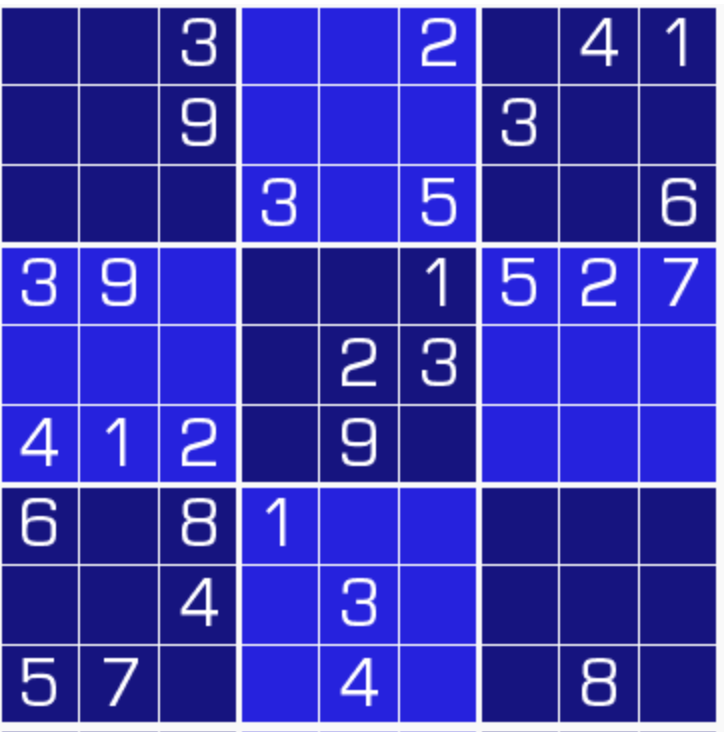
#> input picture sudoku/image/Screenshot 2024-10-20 at 15.58.49.png, 726 x 738 px
$ python calc.py
#> lines starting #> are read from the running program, lines starting #| are printed output that depends on the picture; after the words box and inside, x2 and y2 are one past the last pixel; in counts of white or black regions, pixels touching at a corner belong together
### sudoku/image_processor.py
import cv2
import numpy as np
import pytesseract

def preprocess_image(image_path):
    # 读取图像
    img = cv2.imread(image_path)
    # 转换为灰度图
    gray = cv2.cvtColor(img, cv2.COLOR_BGR2GRAY)
    # 应用高斯模糊
    blur = cv2.GaussianBlur(gray, (5, 5), 0)
    # 应用自适应阈值
    thresh = cv2.adaptiveThreshold(blur, 255, cv2.ADAPTIVE_THRESH_GAUSSIAN_C, cv2.THRESH_BINARY_INV, 11, 2)
    return thresh

def find_sudoku_grid(preprocessed_img):
    # 寻找轮廓
    contours, _ = cv2.findContours(preprocessed_img, cv2.RETR_EXTERNAL, cv2.CHAIN_APPROX_SIMPLE)
    # 找到最大的轮廓（假设是数独网格）
    max_area = 0
    sudoku_contour = None
    for contour in contours:
        area = cv2.contourArea(contour)
        if area > max_area:
            max_area = area
            sudoku_contour = contour

    # 获取数独网格的边界框
    x, y, w, h = cv2.boundingRect(sudoku_contour)
    return x, y, w, h

def extract_digits(preprocessed_img, x, y, w, h):
    # 提取数独网格
    sudoku_grid = preprocessed_img[y:y+h, x:x+w]
    # 计算每个单元格的大小
    cell_height = h // 9
    cell_width = w // 9

    # 创建9x9的数组来存储识别的数字
    sudoku_array = np.zeros((9, 9), dtype=int)

    for i in range(9):
        for j in range(9):
            # 提取单个单元格
            cell = sudoku_grid[i*cell_height:(i+1)*cell_height, j*cell_width:(j+1)*cell_width]
            # 使用Tesseract OCR识别数字
            digit = pytesseract.image_to_string(cell, config='--psm 10 --oem 3 -c tessedit_char_whitelist=0123456789')
            # 如果识别出数字，则存储到数组中
            if digit.strip().isdigit():
                sudoku_array[i][j] = int(digit)

    return sudoku_array

def process_sudoku_image(image_path):
    preprocessed_img = preprocess_image(image_path)
#> in preprocess_image, img is the input picture: shape (738, 726, 3); mean B, G, R 180.5, 58.3, 60.8
#> in preprocess_image, `gray = cv2.cvtColor(img, cv2.COLOR_BGR2GRAY)`:
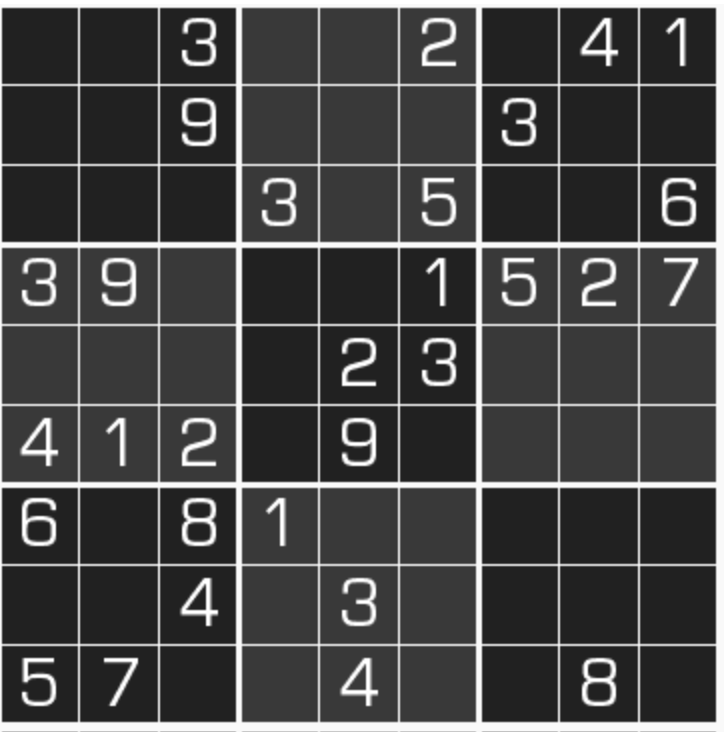
#> gray: shape (738, 726); min 33, max 255, mean 73.3
#> in preprocess_image, `thresh = cv2.adaptiveThreshold(blur, 255, cv2.ADAPTIVE_THRESH_GAUSSIAN..`:
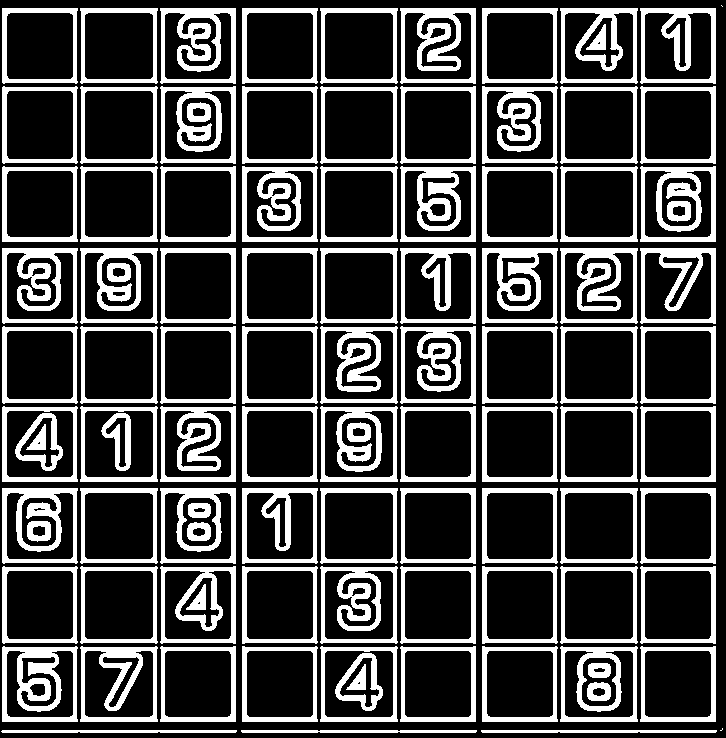
#> thresh: shape (738, 726); 26.9% white; 102 white regions (2 under 20 px)
    x, y, w, h = find_sudoku_grid(preprocessed_img)
#> in find_sudoku_grid, `contours, _ = cv2.findContours(preprocessed_img, cv2.RETR_EXTERNAL, cv..`: contours = 86 contours, 2 with area under 20; largest, box (x1, y1, x2, y2) and area: (560, 566, 638, 644) 5639, (320, 566, 398, 644) 5639, (80, 566, 158, 644) 5639, (560, 326, 638, 404) 5639, (320, 326, 398, 404) 5639
#> the loop in find_sudoku_grid, `for contour in contours:` made 86 passes
#> (area, max_area) on passes 1, 5, 6, 15: (465, 465), (5484.5, 5484.5), (5562, 5562), (5639, 5639)
#> area on passes 2, 3, 7, 8, 9, 10: 461, 464.5, 5484.5, 5484.5, 5562, 5484.5
#> after the loop in find_sudoku_grid, `for contour in contours:`: max_area = 5639; sudoku_contour = contour of 24 points, box (x1, y1, x2, y2) (560, 566, 638, 644), area 5639
#> in find_sudoku_grid, `x, y, w, h = cv2.boundingRect(sudoku_contour)`: x = 560; y = 566; w = 78
    sudoku_array = extract_digits(preprocessed_img, x, y, w, h)
    return sudoku_array

### sudoku/calc.py
from typing import List, Tuple, Set
from image_processor import process_sudoku_image

# [122 lines left out: functions solve_sudoku, initialize_candidates, update_candidates, simple_solve, advanced_solve, xy_wing and 4 more, not called in this run]

def solve_sudoku_from_image(image_path: str) -> List[List[int]]:
    # 从图像中提取数独问题
    board = process_sudoku_image(image_path)
#> in process_sudoku_image, `x, y, w, h = find_sudoku_grid(preprocessed_img)`: x = 560; y = 566; w = 78
#> in extract_digits, `sudoku_grid = preprocessed_img[y:y+h, x:x+w]`:
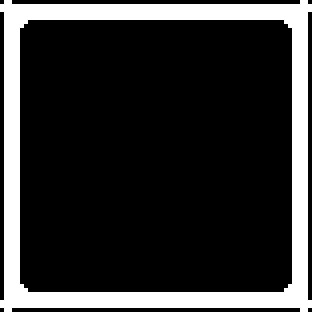
#> sudoku_grid: shape (78, 78) (shown 4 times larger); 19.4% white; 1 white region, box (x1, y1, x2, y2) and area: (0, 0, 78, 78) 1180
#> in extract_digits, `cell_height = h // 9`: cell_height = 8

    print("从图像中识别的数独问题：")
    print_board(board)

    # 解决数独问题
    if solve_sudoku(board):
        print("\n解决方案：")
        print_board(board)
        return board
    else:
        print("无法解决此数独问题")
        return None

# 示例使用
if __name__ == "__main__":
    # 从图像解析并解决数独
    image_path = "image/Screenshot 2024-10-20 at 15.58.49.png"  # 替换为实际的图像路径
#> (the run stopped early here; a loop or call above may not have finished)
